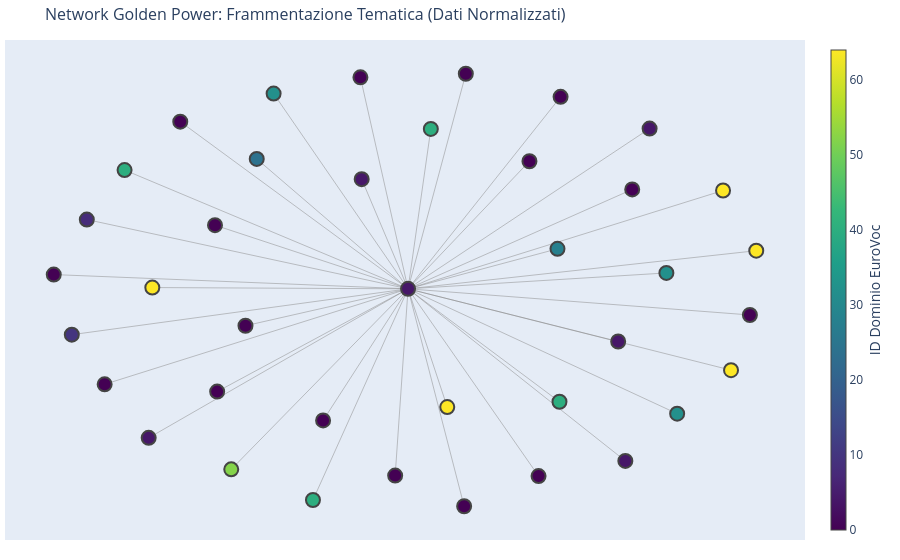

The code cell stored with this chart in its notebook:
### Code cell
import plotly.graph_objects as go

# 1. Prepariamo i colori per i domini
node_colors = []
for node in G.nodes():
    # 'node' qui è il CELEX. Cerchiamo i dati in golden_power_network
    row = golden_power_network[golden_power_network['celex'] == node].iloc[0]
    dom_string = str(row['domains'])
    
    if dom_string and dom_string != '00 UNKNOWN':
        # Prendiamo l'ID numerico del primo dominio
        dom_id = dom_string.split(' ')[0]
        try:
            node_colors.append(int(dom_id))
        except:
            node_colors.append(0)
    else:
        node_colors.append(0)

# 2. Traccia degli ARCHI
edge_x, edge_y = [], []
for edge in G.edges():
    x0, y0 = pos[edge[0]]
    x1, y1 = pos[edge[1]]
    edge_x.extend([x0, x1, None])
    edge_y.extend([y0, y1, None])

edge_trace = go.Scatter(x=edge_x, y=edge_y, line=dict(width=0.5, color='#888'), hoverinfo='none', mode='lines')

# 3. Traccia dei NODI
node_x, node_y, node_text = [], [], []
for node in G.nodes():
    x, y = pos[node]
    node_x.append(x)
    node_y.append(y)
    
    # Recuperiamo i dati arricchiti
    row = golden_power_network[golden_power_network['celex'] == node].iloc[0]
    celex = row['celex']
    title = row['title']
    dom = row['domains']
    year = row['year']
    l_type = row['legal_type']
    
    # Tooltip pulito e informativo
    hover_label = (f"<b>CELEX:</b> {celex}<br>"
                   f"<b>Anno:</b> {year} | <b>Tipo:</b> {l_type}<br>"
                   f"<b>Dominio:</b> {dom}<br>"
                   f"<b>Titolo:</b> {title[:75]}...")
    node_text.append(hover_label)

node_trace = go.Scatter(
    x=node_x, y=node_y, mode='markers', hoverinfo='text', text=node_text,
    marker=dict(
        showscale=True,
        colorscale='Viridis', # Scala più professionale e leggibile della Rainbow
        size=14,
        line_width=2,
        color=node_colors,
        colorbar=dict(
            thickness=15,
            title=dict(text='ID Dominio EuroVoc', side='right'),
            xanchor='left'
        )
    )
)

# 4. Creazione FIGURA
fig_final = go.Figure(data=[edge_trace, node_trace],
             layout=go.Layout(
                title=dict(text='Network Golden Power: Frammentazione Tematica (Dati Normalizzati)', font=dict(size=16)),
                showlegend=False, hovermode='closest', margin=dict(b=20,l=5,r=5,t=40),
                xaxis=dict(showgrid=False, zeroline=False, showticklabels=False),
                yaxis=dict(showgrid=False, zeroline=False, showticklabels=False))
                )

fig_final.show()

### Figure 1 — Plotly figure (JSON) as saved in the notebook; plotly's stock layout.template omitted (floating-point values rounded to 4 significant figures)
{"data": [{"hoverinfo": "none", "line": {"color": "#888", "width": 0.5}, "mode": "lines", "type": "scatter", "x": [0.1637, 0.0005758, null, 0.7301, 0.0005758, null, 0.0005758, 0.8902, null, 0.0005758, 0.4226, null, 0.0005758, -0.268, null, 0.0005758, -0.8562, null, 0.0005758, -0.134, null, 0.0005758, -0.4267, null, 0.0005758, 0.4282, null, 0.0005758, 0.0649, null, 0.0005758, -0.949, null, 0.0005758, 0.966, null, 0.0005758, 0.159, null, 0.0005758, -0.03583, null, 0.0005758, 0.3691, null, 0.0005758, -0.2394, null, 0.0005758, -0.6427, null, 0.0005758, -0.4585, null, 0.0005758, 0.9839, null, 0.0005758, -0.3791, null, 0.0005758, -1, null, 0.0005758, -0.8, null, 0.0005758, 0.7606, null, 0.0005758, -0.5446, null, 0.0005758, 0.4313, null, 0.0005758, 0.6336, null, 0.0005758, -0.9066, null, 0.0005758, 0.6827, null, 0.0005758, -0.4987, null, 0.0005758, 0.1113, null, 0.0005758, 0.9127, null, 0.0005758, -0.7217, null, 0.0005758, 0.594, null, 0.0005758, 0.6142, null, 0.0005758, -0.7319, null, 0.0005758, -0.5385, null, 0.0005758, -0.1304, null, 0.0005758, 0.3434, null], "y": [0.9855, 0.000736, null, 0.07342, 0.000736, null, 0.000736, 0.4509, null, 0.000736, 0.1839, null, 0.000736, -0.9664, null, 0.000736, -0.4364, null, 0.000736, 0.969, null, 0.000736, 0.5956, null, 0.000736, -0.5164, null, 0.000736, 0.7328, null, 0.000736, -0.2093, null, 0.000736, -0.1191, null, 0.000736, -0.9948, null, 0.000736, -0.8543, null, 0.000736, -0.8565, null, 0.000736, -0.602, null, 0.000736, 0.7662, null, 0.000736, -0.1683, null, 0.000736, 0.1753, null, 0.000736, 0.8945, null, 0.000736, 0.06595, null, 0.000736, 0.5446, null, 0.000736, -0.571, null, 0.000736, 0.292, null, 0.000736, 0.8796, null, 0.000736, 0.4558, null, 0.000736, 0.3179, null, 0.000736, 0.7345, null, 0.000736, -0.826, null, 0.000736, -0.5407, null, 0.000736, -0.3717, null, 0.000736, 0.006531, null, 0.000736, -0.2405, null, 0.000736, -0.7873, null, 0.000736, -0.6818, null, 0.000736, -0.47, null, 0.000736, 0.5028, null, 0.000736, 0.5848, null]}, {"hoverinfo": "text", "marker": {"color": [0, 32, 4, 8, 0, 0, 64, 52, 0, 64, 0, 0, 40, 64, 0, 40, 32, 64, 40, 4, 10, 40, 4, 28, 0, 64, 4, 0, 4, 0, 0, 0, 0, 24, 0, 32, 0, 0, 4], "colorbar": {"thickness": 15, "title": {"side": "right", "text": "ID Dominio EuroVoc"}, "xanchor": "left"}, "colorscale": [[0, "#440154"], [0.1111, "#482878"], [0.2222, "#3e4989"], [0.3333, "#31688e"], [0.4444, "#26828e"], [0.5556, "#1f9e89"], [0.6667, "#35b779"], [0.7778, "#6ece58"], [0.8889, "#b5de2b"], [1, "#fde725"]], "line": {"width": 2}, "showscale": true, "size": 14}, "mode": "markers", "text": ["<b>CELEX:</b> 12016E003<br><b>Anno:</b> 2016 | <b>Tipo:</b> Other<br><b>Dominio:</b> 00 UNKNOWN<br><b>Titolo:</b> 12016E003...", "<b>CELEX:</b> 32015D0443<br><b>Anno:</b> 2015 | <b>Tipo:</b> Decision<br><b>Dominio:</b> 32 EDUCATION AND COMMUNICATIONS;08 INTERNATIONAL RELATIONS;44 EMPLOYMENT AND WORKING CONDITIONS;10 EUROPEAN UNION<br><b>Titolo:</b> 32015D0443...", "<b>CELEX:</b> 32019R0452<br><b>Anno:</b> 2019 | <b>Tipo:</b> Regulation<br><b>Dominio:</b> 04 POLITICS;08 INTERNATIONAL RELATIONS;24 FINANCE;12 LAW;72 GEOGRAPHY;10 EUROPEAN UNION<br><b>Titolo:</b> 32019R0452...", "<b>CELEX:</b> 32025R1106<br><b>Anno:</b> 2025 | <b>Tipo:</b> Regulation<br><b>Dominio:</b> 08 INTERNATIONAL RELATIONS;24 FINANCE;10 EUROPEAN UNION<br><b>Titolo:</b> COUNCIL REGULATION establishing the Security Action for Europe (SAFE) throu...", "<b>CELEX:</b> 52017PC0487<br><b>Anno:</b> 2017 | <b>Tipo:</b> Other<br><b>Dominio:</b> 00 UNKNOWN<br><b>Titolo:</b> 52017PC0487...", "<b>CELEX:</b> 12016E346<br><b>Anno:</b> 2016 | <b>Tipo:</b> Other<br><b>Dominio:</b> 00 UNKNOWN<br><b>Titolo:</b> 12016E346...", "<b>CELEX:</b> 32023R1525<br><b>Anno:</b> 2023 | <b>Tipo:</b> Regulation<br><b>Dominio:</b> 64 PRODUCTION, TECHNOLOGY AND RESEARCH;16 ECONOMICS;20 TRADE;08 INTERNATIONAL RELATIONS;10 EUROPEAN UNION<br><b>Titolo:</b> 32023R1525...", "<b>CELEX:</b> 32024R1679<br><b>Anno:</b> 2024 | <b>Tipo:</b> Regulation<br><b>Dominio:</b> 52 ENVIRONMENT;48 TRANSPORT;10 EUROPEAN UNION<br><b>Titolo:</b> 32024R1679...", "<b>CELEX:</b> 12016E065<br><b>Anno:</b> 2016 | <b>Tipo:</b> Other<br><b>Dominio:</b> 00 UNKNOWN<br><b>Titolo:</b> 12016E065...", "<b>CELEX:</b> 32023R1781<br><b>Anno:</b> 2023 | <b>Tipo:</b> Regulation<br><b>Dominio:</b> 64 PRODUCTION, TECHNOLOGY AND RESEARCH;20 TRADE;72 GEOGRAPHY;68 INDUSTRY;10 EUROPEAN UNION<br><b>Titolo:</b> 32023R1781...", "<b>CELEX:</b> 52017AE5490<br><b>Anno:</b> 2017 | <b>Tipo:</b> Other<br><b>Dominio:</b> 00 UNKNOWN<br><b>Titolo:</b> 52017AE5490...", "<b>CELEX:</b> 12016E207<br><b>Anno:</b> 2016 | <b>Tipo:</b> Other<br><b>Dominio:</b> 00 UNKNOWN<br><b>Titolo:</b> 12016E207...", "<b>CELEX:</b> 32013L0036<br><b>Anno:</b> 2013 | <b>Tipo:</b> Directive<br><b>Dominio:</b> 40 BUSINESS AND COMPETITION;24 FINANCE;44 EMPLOYMENT AND WORKING CONDITIONS<br><b>Titolo:</b> 32013L0036...", "<b>CELEX:</b> 32023R2418<br><b>Anno:</b> 2023 | <b>Tipo:</b> Regulation<br><b>Dominio:</b> 64 PRODUCTION, TECHNOLOGY AND RESEARCH;40 BUSINESS AND COMPETITION;20 TRADE;08 INTERNATIONAL RELATIONS;10 EUROPEAN UNION<br><b>Titolo:</b> 32023R2418...", "<b>CELEX:</b> 12016M003<br><b>Anno:</b> 2016 | <b>Tipo:</b> Other<br><b>Dominio:</b> 00 UNKNOWN<br><b>Titolo:</b> 12016M003...", "<b>CELEX:</b> 32004R0139<br><b>Anno:</b> 2004 | <b>Tipo:</b> Regulation<br><b>Dominio:</b> 40 BUSINESS AND COMPETITION<br><b>Titolo:</b> 32004R0139...", "<b>CELEX:</b> 32016R0679<br><b>Anno:</b> 2016 | <b>Tipo:</b> Regulation<br><b>Dominio:</b> 32 EDUCATION AND COMMUNICATIONS;12 LAW;10 EUROPEAN UNION<br><b>Titolo:</b> 32016R0679...", "<b>CELEX:</b> 32021R0696<br><b>Anno:</b> 2021 | <b>Tipo:</b> Regulation<br><b>Dominio:</b> 64 PRODUCTION, TECHNOLOGY AND RESEARCH;32 EDUCATION AND COMMUNICATIONS;12 LAW;48 TRANSPORT;10 EUROPEAN UNION<br><b>Titolo:</b> 32021R0696...", "<b>CELEX:</b> 32022R2560<br><b>Anno:</b> 2022 | <b>Tipo:</b> Regulation<br><b>Dominio:</b> 40 BUSINESS AND COMPETITION;20 TRADE;08 INTERNATIONAL RELATIONS;24 FINANCE;10 EUROPEAN UNION<br><b>Titolo:</b> 32022R2560...", "<b>CELEX:</b> 32020D1502<br><b>Anno:</b> 2020 | <b>Tipo:</b> Decision<br><b>Dominio:</b> 04 POLITICS;32 EDUCATION AND COMMUNICATIONS;24 FINANCE;12 LAW;72 GEOGRAPHY;10 EUROPEAN UNION<br><b>Titolo:</b> 32020D1502...", "<b>CELEX:</b> 32016Q0512(01)<br><b>Anno:</b> 2016 | <b>Tipo:</b> Other<br><b>Dominio:</b> 10 EUROPEAN UNION<br><b>Titolo:</b> 32016Q0512(01)...", "<b>CELEX:</b> 32014L0065<br><b>Anno:</b> 2014 | <b>Tipo:</b> Directive<br><b>Dominio:</b> 40 BUSINESS AND COMPETITION;20 TRADE;24 FINANCE<br><b>Titolo:</b> 32014L0065...", "<b>CELEX:</b> 32019R0452R(01)<br><b>Anno:</b> 2019 | <b>Tipo:</b> Regulation<br><b>Dominio:</b> 04 POLITICS;08 INTERNATIONAL RELATIONS;24 FINANCE;12 LAW;72 GEOGRAPHY;10 EUROPEAN UNION<br><b>Titolo:</b> 32019R0452R(01)...", "<b>CELEX:</b> 32022R0991<br><b>Anno:</b> 2022 | <b>Tipo:</b> Regulation<br><b>Dominio:</b> 28 SOCIAL QUESTIONS;64 PRODUCTION, TECHNOLOGY AND RESEARCH;32 EDUCATION AND COMMUNICATIONS;08 INTERNATIONAL RELATIONS;10 EUROPEAN UNION<br><b>Titolo:</b> 32022R0991...", "<b>CELEX:</b> 52017IR5423<br><b>Anno:</b> 2017 | <b>Tipo:</b> Other<br><b>Dominio:</b> 00 UNKNOWN<br><b>Titolo:</b> 52017IR5423...", "<b>CELEX:</b> 32009R0428<br><b>Anno:</b> 2009 | <b>Tipo:</b> Regulation<br><b>Dominio:</b> 64 PRODUCTION, TECHNOLOGY AND RESEARCH;20 TRADE;48 TRANSPORT<br><b>Titolo:</b> 32009R0428...", "<b>CELEX:</b> 32022L2557<br><b>Anno:</b> 2022 | <b>Tipo:</b> Directive<br><b>Dominio:</b> 04 POLITICS;40 BUSINESS AND COMPETITION;20 TRADE;32 EDUCATION AND COMMUNICATIONS;08 INTERNATIONAL RELATIONS;10 EUROPEAN UNION<br><b>Titolo:</b> 32022L2557...", "<b>CELEX:</b> 21994A1223(01)<br><b>Anno:</b> 1994 | <b>Tipo:</b> Other<br><b>Dominio:</b> 00 UNKNOWN<br><b>Titolo:</b> 21994A1223(01)...", "<b>CELEX:</b> 32020R1298<br><b>Anno:</b> 2020 | <b>Tipo:</b> Regulation<br><b>Dominio:</b> 04 POLITICS;08 INTERNATIONAL RELATIONS;24 FINANCE;12 LAW;72 GEOGRAPHY;10 EUROPEAN UNION<br><b>Titolo:</b> 32020R1298...", "<b>CELEX:</b> 12016M004<br><b>Anno:</b> 2016 | <b>Tipo:</b> Other<br><b>Dominio:</b> 00 UNKNOWN<br><b>Titolo:</b> 12016M004...", "<b>CELEX:</b> 21994A1223(16)<br><b>Anno:</b> 1994 | <b>Tipo:</b> Other<br><b>Dominio:</b> 00 UNKNOWN<br><b>Titolo:</b> 21994A1223(16)...", "<b>CELEX:</b> 32015D0444<br><b>Anno:</b> 2015 | <b>Tipo:</b> Decision<br><b>Dominio:</b> 00 UNKNOWN<br><b>Titolo:</b> 32015D0444...", "<b>CELEX:</b> 12016E290<br><b>Anno:</b> 2016 | <b>Tipo:</b> Other<br><b>Dominio:</b> 00 UNKNOWN<br><b>Titolo:</b> 12016E290...", "<b>CELEX:</b> 32009L0138<br><b>Anno:</b> 2009 | <b>Tipo:</b> Directive<br><b>Dominio:</b> 24 FINANCE;12 LAW;44 EMPLOYMENT AND WORKING CONDITIONS;10 EUROPEAN UNION<br><b>Titolo:</b> 32009L0138...", "<b>CELEX:</b> 12016E/TXT<br><b>Anno:</b> 2016 | <b>Tipo:</b> Other<br><b>Dominio:</b> 00 UNKNOWN<br><b>Titolo:</b> 12016E/TXT...", "<b>CELEX:</b> 32018R1725<br><b>Anno:</b> 2018 | <b>Tipo:</b> Regulation<br><b>Dominio:</b> 32 EDUCATION AND COMMUNICATIONS;12 LAW;10 EUROPEAN UNION<br><b>Titolo:</b> 32018R1725...", "<b>CELEX:</b> 42011A0708(01)<br><b>Anno:</b> 2011 | <b>Tipo:</b> Other<br><b>Dominio:</b> 00 UNKNOWN<br><b>Titolo:</b> 42011A0708(01)...", "<b>CELEX:</b> 12016E288<br><b>Anno:</b> 2016 | <b>Tipo:</b> Other<br><b>Dominio:</b> 00 UNKNOWN<br><b>Titolo:</b> 12016E288...", "<b>CELEX:</b> 32021R2126<br><b>Anno:</b> 2021 | <b>Tipo:</b> Regulation<br><b>Dominio:</b> 04 POLITICS;08 INTERNATIONAL RELATIONS;24 FINANCE;12 LAW;72 GEOGRAPHY;10 EUROPEAN UNION<br><b>Titolo:</b> COMMISSION DELEGATED REGULATION (EU) …/... amending the Annex to Regulation..."], "type": "scatter", "x": [0.1637, 0.7301, 0.0005758, -0.9066, 0.3434, -0.6427, 0.9127, -0.4987, -0.4585, 0.1113, 0.3691, -0.5385, 0.0649, -0.7217, 0.159, 0.4282, -0.3791, 0.8902, -0.268, 0.594, -0.949, -0.8, -0.1304, 0.4226, -0.03583, 0.9839, 0.6827, 0.4313, -0.7319, -0.8562, -0.2394, 0.966, -0.5446, -0.4267, -0.134, 0.7606, -1, 0.6336, 0.6142], "y": [0.9855, 0.07342, 0.000736, 0.3179, 0.5848, 0.7662, -0.3717, -0.826, -0.1683, -0.5407, -0.8565, -0.47, 0.7328, 0.006531, -0.9948, -0.5164, 0.8945, 0.4509, -0.9664, -0.2405, -0.2093, 0.5446, 0.5028, 0.1839, -0.8543, 0.1753, 0.7345, 0.8796, -0.6818, -0.4364, -0.602, -0.1191, 0.292, 0.5956, 0.969, -0.571, 0.06595, 0.4558, -0.7873]}], "layout": {"hovermode": "closest", "margin": {"b": 20, "l": 5, "r": 5, "t": 40}, "showlegend": false, "title": {"font": {"size": 16}, "text": "Network Golden Power: Frammentazione Tematica (Dati Normalizzati)"}, "xaxis": {"showgrid": false, "showticklabels": false, "zeroline": false}, "yaxis": {"showgrid": false, "showticklabels": false, "zeroline": false}}}
